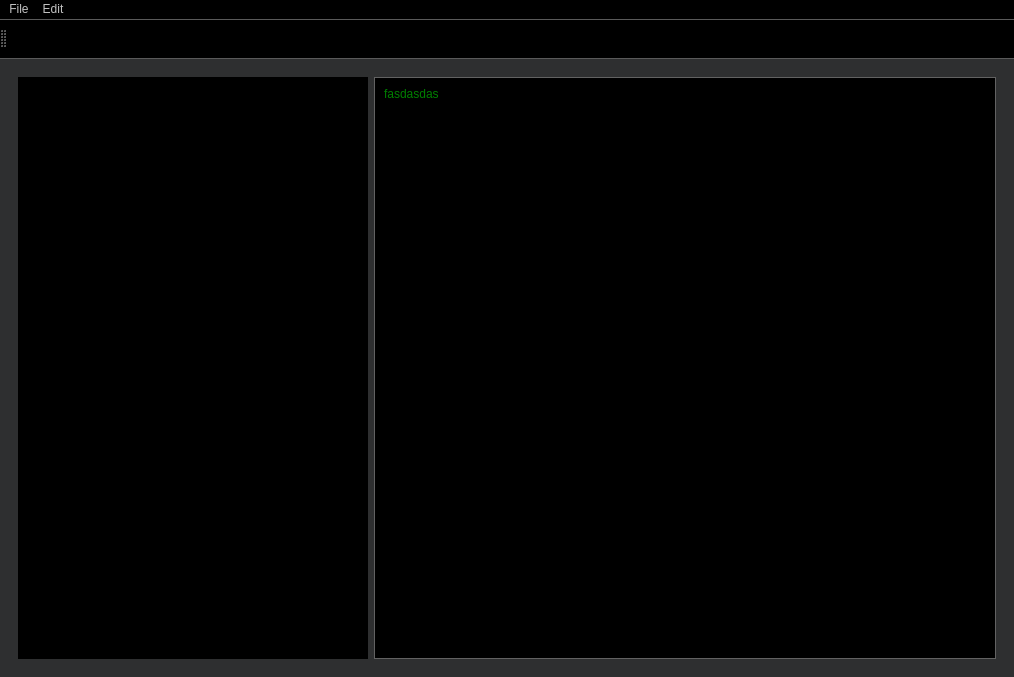
<?xml version="1.0" encoding="UTF-8"?>
<ui version="4.0">
 <class>MainWindow</class>
 <widget class="QMainWindow" name="MainWindow">
  <property name="geometry">
   <rect>
    <x>0</x>
    <y>0</y>
    <width>1014</width>
    <height>677</height>
   </rect>
  </property>
  <property name="windowTitle">
   <string>MainWindow</string>
  </property>
  <property name="styleSheet">
   <string notr="true">*{
	background: rgb(46, 47, 48);
	color: white;
	font: 11pt &quot;Segoe UI&quot;;
}

QToolTip
{
	background-color: black;
	color: red;
	
	font: 8pt &quot;Segoe UI&quot;;
}

QMenuBar
{
	font: 11pt &quot;Segoe UI&quot;;
	color: rgb(194, 194, 194);;
	spacing: 5px;
	background: black;
}
QMenuBar::item:selected
{
	background: rgb(111, 111, 111); 
}
QMenuBar::item:pressed 
{
    background: red;
}

QMenu
{
	background-color: rgb(47, 47, 47);
	margin: 4px;
	icon-size: 12px;
}
QMenu::separator 
{
    height: 1px;
    background: red;
    margin: 2px;
}
QMenu::item:selected
{
	background-color: rgb(0, 66, 99);
}

QToolBar
{
	background-color: black;
	spacing: 18px;
}

QToolButton
{
	background-color: transparent;
	border: none;
	border-bottom: 1px solid red;
}
QToolButton::pressed
{
	border: none;
	border-bottom: 1px solid white;
}

QScrollBar:vertical
{
	width: 13px;
}
QScrollBar::down-button
{
	background: rgb(50, 50, 50);
	border: 4px solid red;
}
QScrollBar::down-arrow::vertical, QScrollBar::up-arrow:vertical
{
	border-image: url(:/tree_branch_open);
}
QScrollBar::handle
{
	border: 1px solid gray;
	border-radius: 4px;
	background: rgb(79, 80, 80);
}
QScrollBar::sub-page, QScrollBar::add-page
{
	background: none;
}</string>
  </property>
  <widget class="QWidget" name="centralwidget">
   <layout class="QHBoxLayout" name="horizontalLayout">
    <item>
     <widget class="QWidget" name="Body" native="true">
      <property name="styleSheet">
       <string notr="true">QPlainTextEdit
{
	color: green;
	background: black;

	selection-color: white;
	selection-background-color: rgb(0, 66, 99);

	border: 1px solid rgb(98, 98, 98);	
	padding: 5px;
	
	font: 600 14pt &quot;Segoe UI&quot;;
}
QPlainTextEdit::focus
{
	border: 1px solid #003333;
}

#folder_tree_container
{
	background-color: rgb(34, 34, 34);
}
</string>
      </property>
      <layout class="QHBoxLayout" name="horizontalLayout_2">
       <item>
        <widget class="QWidget" name="folder_tree_container" native="true">
         <property name="sizePolicy">
          <sizepolicy hsizetype="Preferred" vsizetype="Preferred">
           <horstretch>0</horstretch>
           <verstretch>0</verstretch>
          </sizepolicy>
         </property>
         <property name="minimumSize">
          <size>
           <width>350</width>
           <height>0</height>
          </size>
         </property>
         <property name="styleSheet">
          <string notr="true">QTreeView
{
	background: black;
	
	font: 10pt &quot;Segoe UI&quot;;
}
QTreeView::branch:has-siblings:!adjoins-item {
    border-image: url(:/tree_vline.png) 0;
}

QTreeView::branch:has-siblings:adjoins-item {
    border-image: url(:/tree_branch_more.png) 0;
}

QTreeView::branch:!has-children:!has-siblings:adjoins-item {
    border-image: url(:/tree_branch_end.png) 0;
}

QTreeView::branch:has-children:!has-siblings:closed,
QTreeView::branch:closed:has-children:has-siblings {
        border-image: none;
        image: url(:/tree_branch_closed.png);
}

QTreeView::branch:open:has-children:!has-siblings,
QTreeView::branch:open:has-children:has-siblings  {
        border-image: none;
        image: url(:/tree_branch_open.png);
}

</string>
         </property>
         <layout class="QVBoxLayout" name="verticalLayout">
          <property name="spacing">
           <number>0</number>
          </property>
          <property name="leftMargin">
           <number>0</number>
          </property>
          <property name="topMargin">
           <number>0</number>
          </property>
          <property name="rightMargin">
           <number>0</number>
          </property>
          <property name="bottomMargin">
           <number>0</number>
          </property>
          <item>
           <widget class="QTreeView" name="treeView">
            <property name="sizePolicy">
             <sizepolicy hsizetype="Preferred" vsizetype="Expanding">
              <horstretch>0</horstretch>
              <verstretch>0</verstretch>
             </sizepolicy>
            </property>
            <property name="minimumSize">
             <size>
              <width>0</width>
              <height>0</height>
             </size>
            </property>
           </widget>
          </item>
         </layout>
        </widget>
       </item>
       <item>
        <widget class="CodeEditor" name="textEditor">
         <property name="plainText">
          <string>fasdasdas</string>
         </property>
        </widget>
       </item>
      </layout>
     </widget>
    </item>
   </layout>
  </widget>
  <widget class="QMenuBar" name="menubar">
   <property name="geometry">
    <rect>
     <x>0</x>
     <y>0</y>
     <width>1014</width>
     <height>25</height>
    </rect>
   </property>
   <property name="minimumSize">
    <size>
     <width>0</width>
     <height>0</height>
    </size>
   </property>
   <widget class="QMenu" name="menuFile">
    <property name="geometry">
     <rect>
      <x>344</x>
      <y>105</y>
      <width>160</width>
      <height>209</height>
     </rect>
    </property>
    <property name="minimumSize">
     <size>
      <width>0</width>
      <height>0</height>
     </size>
    </property>
    <property name="title">
     <string>File</string>
    </property>
    <addaction name="actionNew"/>
    <addaction name="actionOpen"/>
    <addaction name="actionOpen_Folder"/>
    <addaction name="actionSave"/>
    <addaction name="separator"/>
    <addaction name="actionExit"/>
   </widget>
   <widget class="QMenu" name="menuEdit">
    <property name="title">
     <string>Edit</string>
    </property>
    <addaction name="actionPaste"/>
    <addaction name="actionSelect_All"/>
    <addaction name="actionCopy"/>
   </widget>
   <addaction name="menuFile"/>
   <addaction name="menuEdit"/>
  </widget>
  <widget class="QToolBar" name="toolBar">
   <property name="sizePolicy">
    <sizepolicy hsizetype="Expanding" vsizetype="Expanding">
     <horstretch>0</horstretch>
     <verstretch>0</verstretch>
    </sizepolicy>
   </property>
   <property name="minimumSize">
    <size>
     <width>0</width>
     <height>40</height>
    </size>
   </property>
   <property name="maximumSize">
    <size>
     <width>16777215</width>
     <height>16777215</height>
    </size>
   </property>
   <property name="windowTitle">
    <string>toolBar</string>
   </property>
   <attribute name="toolBarArea">
    <enum>TopToolBarArea</enum>
   </attribute>
   <attribute name="toolBarBreak">
    <bool>false</bool>
   </attribute>
  </widget>
  <action name="actionNew">
   <property name="icon">
    <iconset resource="../../resources/resources.qrc">
     <normaloff>:/new_file.png</normaloff>:/new_file.png</iconset>
   </property>
   <property name="text">
    <string/>
   </property>
  </action>
  <action name="actionOpen">
   <property name="icon">
    <iconset resource="../../resources/resources.qrc">
     <normaloff>:/open_file.png</normaloff>:/open_file.png</iconset>
   </property>
   <property name="text">
    <string/>
   </property>
  </action>
  <action name="actionSave">
   <property name="icon">
    <iconset resource="../../resources/resources.qrc">
     <normaloff>:/save.png</normaloff>:/save.png</iconset>
   </property>
   <property name="text">
    <string/>
   </property>
  </action>
  <action name="actionExit">
   <property name="icon">
    <iconset resource="../../resources/resources.qrc">
     <normaloff>:/exit.png</normaloff>:/exit.png</iconset>
   </property>
   <property name="text">
    <string/>
   </property>
  </action>
  <action name="actionPaste">
   <property name="text">
    <string>Paste             Ctrl+V</string>
   </property>
  </action>
  <action name="actionSelect_All">
   <property name="text">
    <string>Select All      Ctrl+A</string>
   </property>
  </action>
  <action name="actionCopy">
   <property name="text">
    <string>Copy             Ctrl+C</string>
   </property>
  </action>
  <action name="actionOpen_Folder">
   <property name="icon">
    <iconset resource="../../resources/resources.qrc">
     <normaloff>:/open_folder.png</normaloff>:/open_folder.png</iconset>
   </property>
   <property name="text">
    <string/>
   </property>
  </action>
 </widget>
 <customwidgets>
  <customwidget>
   <class>CodeEditor</class>
   <extends>QPlainTextEdit</extends>
   <header>codeeditor.h</header>
  </customwidget>
 </customwidgets>
 <resources>
  <include location="../../resources/resources.qrc"/>
 </resources>
 <connections/>
</ui>
